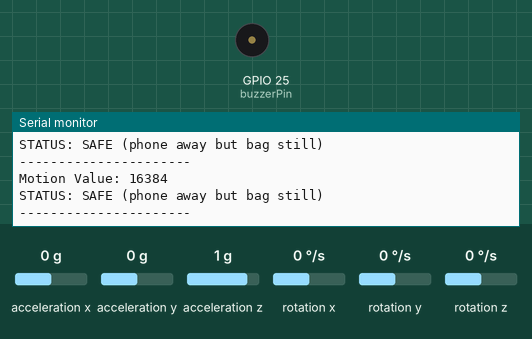
A sketch run on a simulated ESP32. Shown: buzzer (waves = sounding, pin HIGH), the last lines printed to the serial monitor. Inputs (shaded band) come from the test bench; at power-on: acceleration x 0 g, acceleration y 0 g, acceleration z 1 g, rotation x 0 °/s, rotation y 0 °/s, rotation z 0 °/s. Nothing arrives over Bluetooth unless stated; a phone connects over Bluetooth LE 3 s after start.

Above: at 1.2 s.
1.3 s: acceleration x set to -0.2 g
At 1.9 s:
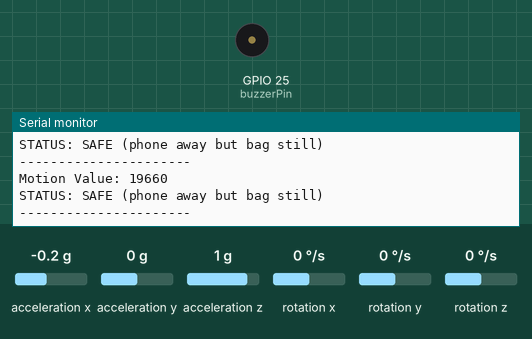
4.3 s: acceleration x set to -0.5 g
At 5.0 s:
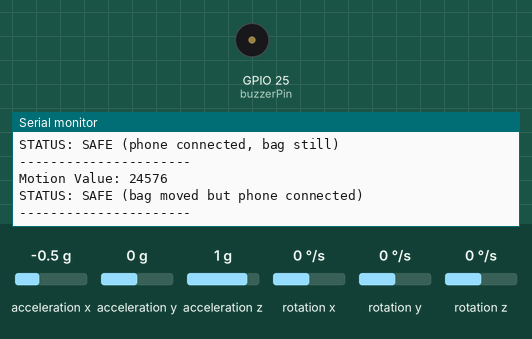
Timing chart, 0 to 7.3 s (numbered marks = the images above; inputs shaded):
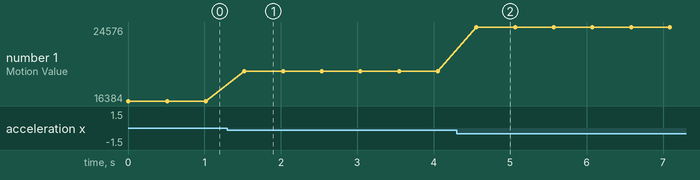

Measured:
- after the input at 1.3 s, the serial monitor: prints a new line after 0.22 s (image 1)
- after the input at 4.3 s, the serial monitor: prints a new line after 0.26 s (image 2)
- plotted number 1: 16384 → 19660 after the input at 1.3 s, 19660 → 24576 after the input at 4.3 s

The sketch:

main.ino
```cpp
#include <BLEDevice.h>
#include <BLEServer.h>
#include <Wire.h>
#include <MPU6050.h>

MPU6050 mpu;

int buzzerPin = 25;

bool deviceConnected = false;
bool bagMoved = false;

BLEServer *pServer;

// BLE callbacks
class MyServerCallbacks: public BLEServerCallbacks {

  void onConnect(BLEServer* pServer) {
    deviceConnected = true;
    Serial.println("Phone CONNECTED to backpack");
  }

  void onDisconnect(BLEServer* pServer) {
    deviceConnected = false;
    Serial.println("Phone DISCONNECTED");

    pServer->getAdvertising()->start();
    Serial.println("Advertising restarted");
  }

};

void setup() {

  Serial.begin(115200);

  pinMode(buzzerPin, OUTPUT);
  digitalWrite(buzzerPin, LOW);

  BLEDevice::init("SmartBackpack");

  pServer = BLEDevice::createServer();
  pServer->setCallbacks(new MyServerCallbacks());

  BLEService *pService = pServer->createService("4fafc201-1fb5-459e-8fcc-c5c9c331914b");

  BLECharacteristic *pCharacteristic =
    pService->createCharacteristic(
      "beb5483e-36e1-4688-b7f5-ea07361b26a8",
      BLECharacteristic::PROPERTY_READ |
      BLECharacteristic::PROPERTY_WRITE
    );

  pCharacteristic->setValue("Backpack System");

  pService->start();
  BLEDevice::getAdvertising()->start();

  Serial.println("BLE Advertising Started");

  Wire.begin(21,22);

  Serial.println("Initializing MPU6050...");

  mpu.initialize();

  if (mpu.testConnection()) {
    Serial.println("MPU6050 connected successfully");
  } else {
    Serial.println("MPU6050 connection FAILED");
  }

}

void loop() {

  int16_t ax, ay, az;
  int16_t gx, gy, gz;

  mpu.getMotion6(&ax,&ay,&az,&gx,&gy,&gz);

  int motion = abs(ax) + abs(ay) + abs(az);

  Serial.print("Motion Value: ");
  Serial.println(motion);

  // LOWER threshold
  if(motion > 22000)
    bagMoved = true;
  else
    bagMoved = false;

  // SYSTEM STATUS
  if(deviceConnected && !bagMoved)
  {
    Serial.println("STATUS: SAFE (phone connected, bag still)");
    digitalWrite(buzzerPin, LOW);
  }

  if(deviceConnected && bagMoved)
  {
    Serial.println("STATUS: SAFE (bag moved but phone connected)");
    digitalWrite(buzzerPin, LOW);
  }

  if(!deviceConnected && !bagMoved)
  {
    Serial.println("STATUS: SAFE (phone away but bag still)");
    digitalWrite(buzzerPin, LOW);
  }

  if(!deviceConnected && bagMoved)
  {
    Serial.println("STATUS: THEFT DETECTED");
    digitalWrite(buzzerPin, HIGH);
  }

  Serial.println("----------------------");

  delay(500);
}
```
